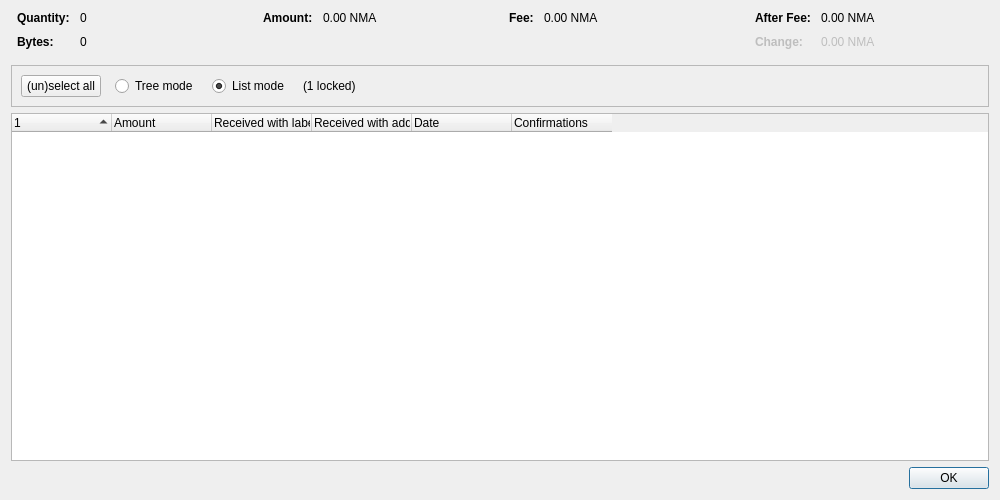
<?xml version="1.0" encoding="UTF-8"?>
<ui version="4.0">
 <class>CoinControlDialog</class>
 <widget class="QDialog" name="CoinControlDialog">
  <property name="geometry">
   <rect>
    <x>0</x>
    <y>0</y>
    <width>1000</width>
    <height>500</height>
   </rect>
  </property>
  <property name="windowTitle">
   <string>Coin Selection</string>
  </property>
  <layout class="QVBoxLayout" name="verticalLayout">
   <item>
    <layout class="QHBoxLayout" name="horizontalLayoutTop" stretch="0,0,0,0">
     <property name="topMargin">
      <number>0</number>
     </property>
     <property name="bottomMargin">
      <number>10</number>
     </property>
     <item>
      <layout class="QFormLayout" name="formLayoutCoinControl1">
       <property name="labelAlignment">
        <set>Qt::AlignLeft|Qt::AlignVCenter</set>
       </property>
       <property name="horizontalSpacing">
        <number>10</number>
       </property>
       <property name="verticalSpacing">
        <number>10</number>
       </property>
       <property name="leftMargin">
        <number>6</number>
       </property>
       <property name="rightMargin">
        <number>6</number>
       </property>
       <item row="0" column="0">
        <widget class="QLabel" name="labelCoinControlQuantityText">
         <property name="font">
          <font>
           <weight>75</weight>
           <bold>true</bold>
          </font>
         </property>
         <property name="text">
          <string>Quantity:</string>
         </property>
        </widget>
       </item>
       <item row="0" column="1">
        <widget class="QLabel" name="labelCoinControlQuantity">
         <property name="cursor">
          <cursorShape>IBeamCursor</cursorShape>
         </property>
         <property name="contextMenuPolicy">
          <enum>Qt::ActionsContextMenu</enum>
         </property>
         <property name="text">
          <string notr="true">0</string>
         </property>
         <property name="textInteractionFlags">
          <set>Qt::LinksAccessibleByMouse|Qt::TextSelectableByKeyboard|Qt::TextSelectableByMouse</set>
         </property>
        </widget>
       </item>
       <item row="1" column="0">
        <widget class="QLabel" name="labelCoinControlBytesText">
         <property name="font">
          <font>
           <weight>75</weight>
           <bold>true</bold>
          </font>
         </property>
         <property name="text">
          <string>Bytes:</string>
         </property>
        </widget>
       </item>
       <item row="1" column="1">
        <widget class="QLabel" name="labelCoinControlBytes">
         <property name="cursor">
          <cursorShape>IBeamCursor</cursorShape>
         </property>
         <property name="contextMenuPolicy">
          <enum>Qt::ActionsContextMenu</enum>
         </property>
         <property name="text">
          <string notr="true">0</string>
         </property>
         <property name="textInteractionFlags">
          <set>Qt::LinksAccessibleByMouse|Qt::TextSelectableByKeyboard|Qt::TextSelectableByMouse</set>
         </property>
        </widget>
       </item>
      </layout>
     </item>
     <item>
      <layout class="QFormLayout" name="formLayoutCoinControl2">
       <property name="horizontalSpacing">
        <number>10</number>
       </property>
       <property name="verticalSpacing">
        <number>10</number>
       </property>
       <property name="leftMargin">
        <number>6</number>
       </property>
       <property name="rightMargin">
        <number>6</number>
       </property>
       <item row="0" column="0">
        <widget class="QLabel" name="labelCoinControlAmountText">
         <property name="font">
          <font>
           <weight>75</weight>
           <bold>true</bold>
          </font>
         </property>
         <property name="text">
          <string>Amount:</string>
         </property>
        </widget>
       </item>
       <item row="0" column="1">
        <widget class="QLabel" name="labelCoinControlAmount">
         <property name="cursor">
          <cursorShape>IBeamCursor</cursorShape>
         </property>
         <property name="contextMenuPolicy">
          <enum>Qt::ActionsContextMenu</enum>
         </property>
         <property name="text">
          <string notr="true">0.00 NMA</string>
         </property>
         <property name="textInteractionFlags">
          <set>Qt::LinksAccessibleByMouse|Qt::TextSelectableByKeyboard|Qt::TextSelectableByMouse</set>
         </property>
        </widget>
       </item>
      </layout>
     </item>
     <item>
      <layout class="QFormLayout" name="formLayoutCoinControl3">
       <property name="horizontalSpacing">
        <number>10</number>
       </property>
       <property name="verticalSpacing">
        <number>10</number>
       </property>
       <property name="leftMargin">
        <number>6</number>
       </property>
       <property name="rightMargin">
        <number>6</number>
       </property>
       <item row="0" column="0">
        <widget class="QLabel" name="labelCoinControlFeeText">
         <property name="font">
          <font>
           <weight>75</weight>
           <bold>true</bold>
          </font>
         </property>
         <property name="text">
          <string>Fee:</string>
         </property>
        </widget>
       </item>
       <item row="0" column="1">
        <widget class="QLabel" name="labelCoinControlFee">
         <property name="cursor">
          <cursorShape>IBeamCursor</cursorShape>
         </property>
         <property name="contextMenuPolicy">
          <enum>Qt::ActionsContextMenu</enum>
         </property>
         <property name="text">
          <string notr="true">0.00 NMA</string>
         </property>
         <property name="textInteractionFlags">
          <set>Qt::LinksAccessibleByMouse|Qt::TextSelectableByKeyboard|Qt::TextSelectableByMouse</set>
         </property>
        </widget>
       </item>
      </layout>
     </item>
     <item>
      <layout class="QFormLayout" name="formLayoutCoinControl4">
       <property name="labelAlignment">
        <set>Qt::AlignLeft|Qt::AlignVCenter</set>
       </property>
       <property name="horizontalSpacing">
        <number>10</number>
       </property>
       <property name="verticalSpacing">
        <number>10</number>
       </property>
       <property name="leftMargin">
        <number>6</number>
       </property>
       <property name="rightMargin">
        <number>6</number>
       </property>
       <item row="0" column="0">
        <widget class="QLabel" name="labelCoinControlAfterFeeText">
         <property name="font">
          <font>
           <weight>75</weight>
           <bold>true</bold>
          </font>
         </property>
         <property name="text">
          <string>After Fee:</string>
         </property>
        </widget>
       </item>
       <item row="0" column="1">
        <widget class="QLabel" name="labelCoinControlAfterFee">
         <property name="cursor">
          <cursorShape>IBeamCursor</cursorShape>
         </property>
         <property name="contextMenuPolicy">
          <enum>Qt::ActionsContextMenu</enum>
         </property>
         <property name="text">
          <string notr="true">0.00 NMA</string>
         </property>
         <property name="textInteractionFlags">
          <set>Qt::LinksAccessibleByMouse|Qt::TextSelectableByKeyboard|Qt::TextSelectableByMouse</set>
         </property>
        </widget>
       </item>
       <item row="1" column="0">
        <widget class="QLabel" name="labelCoinControlChangeText">
         <property name="enabled">
          <bool>false</bool>
         </property>
         <property name="font">
          <font>
           <weight>75</weight>
           <bold>true</bold>
          </font>
         </property>
         <property name="text">
          <string>Change:</string>
         </property>
        </widget>
       </item>
       <item row="1" column="1">
        <widget class="QLabel" name="labelCoinControlChange">
         <property name="enabled">
          <bool>false</bool>
         </property>
         <property name="cursor">
          <cursorShape>IBeamCursor</cursorShape>
         </property>
         <property name="contextMenuPolicy">
          <enum>Qt::ActionsContextMenu</enum>
         </property>
         <property name="text">
          <string notr="true">0.00 NMA</string>
         </property>
         <property name="textInteractionFlags">
          <set>Qt::LinksAccessibleByMouse|Qt::TextSelectableByKeyboard|Qt::TextSelectableByMouse</set>
         </property>
        </widget>
       </item>
      </layout>
     </item>
    </layout>
   </item>
   <item>
    <widget class="QFrame" name="frame">
     <property name="minimumSize">
      <size>
       <width>0</width>
       <height>40</height>
      </size>
     </property>
     <property name="frameShape">
      <enum>QFrame::StyledPanel</enum>
     </property>
     <property name="frameShadow">
      <enum>QFrame::Sunken</enum>
     </property>
     <layout class="QHBoxLayout" name="horizontalLayout">
      <item>
       <layout class="QHBoxLayout" name="horizontalLayoutPanel" stretch="0,0,0,0,0">
        <property name="spacing">
         <number>14</number>
        </property>
        <item>
         <widget class="QPushButton" name="pushButtonSelectAll">
          <property name="sizePolicy">
           <sizepolicy hsizetype="Maximum" vsizetype="Fixed">
            <horstretch>0</horstretch>
            <verstretch>0</verstretch>
           </sizepolicy>
          </property>
          <property name="text">
           <string>(un)select all</string>
          </property>
          <property name="autoDefault">
           <bool>false</bool>
          </property>
         </widget>
        </item>
        <item>
         <widget class="QRadioButton" name="radioTreeMode">
          <property name="sizePolicy">
           <sizepolicy hsizetype="Maximum" vsizetype="Fixed">
            <horstretch>0</horstretch>
            <verstretch>0</verstretch>
           </sizepolicy>
          </property>
          <property name="text">
           <string>Tree mode</string>
          </property>
         </widget>
        </item>
        <item>
         <widget class="QRadioButton" name="radioListMode">
          <property name="sizePolicy">
           <sizepolicy hsizetype="Maximum" vsizetype="Fixed">
            <horstretch>0</horstretch>
            <verstretch>0</verstretch>
           </sizepolicy>
          </property>
          <property name="text">
           <string>List mode</string>
          </property>
          <property name="checked">
           <bool>true</bool>
          </property>
         </widget>
        </item>
        <item>
         <widget class="QLabel" name="labelLocked">
          <property name="text">
           <string notr="true">(1 locked)</string>
          </property>
         </widget>
        </item>
        <item>
         <spacer name="horizontalSpacer">
          <property name="orientation">
           <enum>Qt::Horizontal</enum>
          </property>
          <property name="sizeHint" stdset="0">
           <size>
            <width>40</width>
            <height>20</height>
           </size>
          </property>
         </spacer>
        </item>
       </layout>
      </item>
     </layout>
    </widget>
   </item>
   <item>
    <widget class="CoinControlTreeWidget" name="treeWidget">
     <property name="contextMenuPolicy">
      <enum>Qt::CustomContextMenu</enum>
     </property>
     <property name="sortingEnabled">
      <bool>false</bool>
     </property>
     <property name="columnCount">
      <number>6</number>
     </property>
     <attribute name="headerShowSortIndicator" stdset="0">
      <bool>true</bool>
     </attribute>
     <attribute name="headerStretchLastSection">
      <bool>false</bool>
     </attribute>
     <column>
      <property name="text">
       <string/>
      </property>
     </column>
     <column>
      <property name="text">
       <string>Amount</string>
      </property>
     </column>
     <column>
      <property name="text">
       <string>Received with label</string>
      </property>
     </column>
     <column>
      <property name="text">
       <string>Received with address</string>
      </property>
     </column>
     <column>
      <property name="text">
       <string>Date</string>
      </property>
     </column>
     <column>
      <property name="text">
       <string>Confirmations</string>
      </property>
      <property name="toolTip">
       <string>Confirmed</string>
      </property>
     </column>
     <column>
      <property name="text">
       <string/>
      </property>
     </column>
     <column>
      <property name="text">
       <string/>
      </property>
     </column>
     <column>
      <property name="text">
       <string/>
      </property>
     </column>
     <column>
      <property name="text">
       <string/>
      </property>
     </column>
    </widget>
   </item>
   <item>
    <widget class="QDialogButtonBox" name="buttonBox">
     <property name="orientation">
      <enum>Qt::Horizontal</enum>
     </property>
     <property name="standardButtons">
      <set>QDialogButtonBox::Ok</set>
     </property>
    </widget>
   </item>
  </layout>
 </widget>
 <customwidgets>
  <customwidget>
   <class>CoinControlTreeWidget</class>
   <extends>QTreeWidget</extends>
   <header>qt/coincontroltreewidget.h</header>
  </customwidget>
 </customwidgets>
 <resources/>
 <connections/>
</ui>
